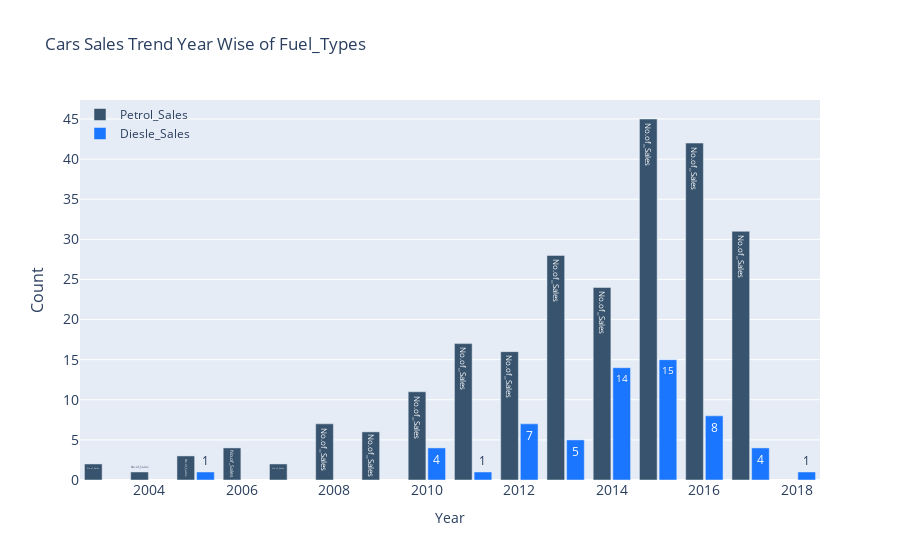

Write notebook code for a chart like this one.
### Code cell
import plotly.graph_objects as go

# years = [1995, 1996, 1997, 1998, 1999, 2000, 2001, 2002, 2003,
#          2004, 2005, 2006, 2007, 2008, 2009, 2010, 2011, 2012]

fig = go.Figure()
fig.add_trace(go.Bar(x=yr_petrol_sales["Year"],
                y=yr_petrol_sales["No.of_Sales"],
                name='Petrol_Sales',text="No.of_Sales",
                marker_color='rgb(55, 83, 109)'
                ))
fig.add_trace(go.Bar(x=yr_diesel_sales["Year"],
                y=yr_diesel_sales["No.of_Sales"],
                name='Diesle_Sales',text=yr_diesel_sales["No.of_Sales"],
                marker_color='rgb(26, 118, 255)'
                ))
fig.update_layout(
    title='Cars Sales Trend Year Wise of Fuel_Types',
    xaxis_tickfont_size=14,
    xaxis= dict(title="Year"),
    yaxis=dict(
        title='Count',
        titlefont_size=16,
        tickfont_size=14,
    ),
    legend=dict(
        x=0,
        y=1.0,
        bgcolor='rgba(255, 255, 255, 0)',
        bordercolor='rgba(255, 255, 255, 0)'
    ),
    barmode='group',
    bargap=0.15, # gap between bars of adjacent location coordinates.
    bargroupgap=0.1 # gap between bars of the same location coordinate.
)
fig.show()

### Figure 1 — Plotly figure (JSON) as saved in the notebook; plotly's stock layout.template omitted (floating-point values rounded to 4 significant figures)
{"data": [{"marker": {"color": "rgb(55, 83, 109)"}, "name": "Petrol_Sales", "text": "No.of_Sales", "type": "bar", "x": [2015, 2016, 2017, 2013, 2014, 2011, 2012, 2010, 2008, 2009, 2006, 2005, 2003, 2007, 2004], "y": [45, 42, 31, 28, 24, 17, 16, 11, 7, 6, 4, 3, 2, 2, 1]}, {"marker": {"color": "rgb(26, 118, 255)"}, "name": "Diesle_Sales", "text": [15, 14, 8, 7, 5, 4, 4, 1, 1, 1], "type": "bar", "x": [2015, 2014, 2016, 2012, 2013, 2010, 2017, 2005, 2011, 2018], "y": [15, 14, 8, 7, 5, 4, 4, 1, 1, 1]}], "layout": {"bargap": 0.15, "bargroupgap": 0.1, "barmode": "group", "legend": {"bgcolor": "rgba(255, 255, 255, 0)", "bordercolor": "rgba(255, 255, 255, 0)", "x": 0, "y": 1}, "title": {"text": "Cars Sales Trend Year Wise of Fuel_Types"}, "xaxis": {"tickfont": {"size": 14}, "title": {"text": "Year"}}, "yaxis": {"tickfont": {"size": 14}, "title": {"font": {"size": 16}, "text": "Count"}}}}
